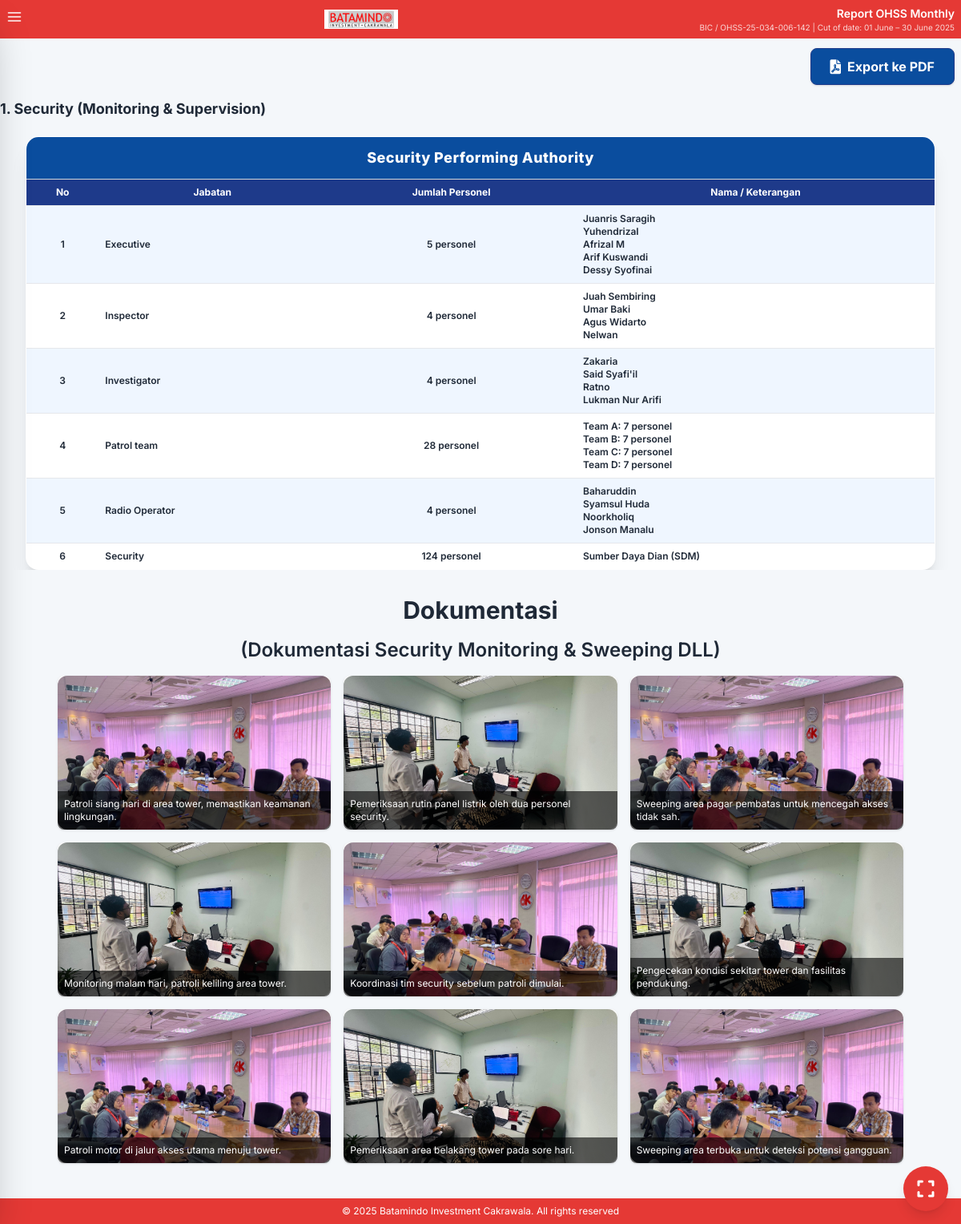
Screenshot of /security.php with the database file from the repository.
### tables this page shows
CREATE TABLE security_personnel (
    id INT AUTO_INCREMENT PRIMARY KEY,
    position VARCHAR(100) NOT NULL,
    personnel_count INT DEFAULT 0,
    personnel_names TEXT,
    photo_path VARCHAR(255),
    photo_alt VARCHAR(255),
    description TEXT,
    display_order INT DEFAULT 0,
    is_active BOOLEAN DEFAULT TRUE,
    created_by INT,
    created_at TIMESTAMP DEFAULT CURRENT_TIMESTAMP,
    updated_at TIMESTAMP DEFAULT CURRENT_TIMESTAMP ON UPDATE CURRENT_TIMESTAMP,
    FOREIGN KEY (created_by) REFERENCES admin_users(id) ON DELETE SET NULL
);

CREATE TABLE security_gallery (
    id INT AUTO_INCREMENT PRIMARY KEY,
    title VARCHAR(255) NOT NULL,
    description TEXT,
    photo_path VARCHAR(255) NOT NULL,
    photo_alt VARCHAR(255),
    category VARCHAR(100) DEFAULT 'patrol',
    display_order INT DEFAULT 0,
    is_active BOOLEAN DEFAULT TRUE,
    created_by INT,
    created_at TIMESTAMP DEFAULT CURRENT_TIMESTAMP,
    updated_at TIMESTAMP DEFAULT CURRENT_TIMESTAMP ON UPDATE CURRENT_TIMESTAMP,
    FOREIGN KEY (created_by) REFERENCES admin_users(id) ON DELETE SET NULL
);

### security.php (the view, shortened to what this page needs)
<?php
require_once 'config/database.php';
$stmt = $pdo->query("SELECT * FROM security_personnel WHERE is_active = 1 ORDER BY display_order, id");
$personnel = $stmt->fetchAll();
$stmt = $pdo->query("SELECT * FROM security_gallery WHERE is_active = 1 ORDER BY display_order, id");
$gallery = $stmt->fetchAll();
?>
<?php
require_once 'config/database.php';
$stmt = $pdo->query("SELECT * FROM security_personnel WHERE is_active = 1 ORDER BY display_order, id");
$personnel = $stmt->fetchAll();
$stmt = $pdo->query("SELECT * FROM security_gallery WHERE is_active = 1 ORDER BY display_order, id");
$gallery = $stmt->fetchAll();
?>
<!DOCTYPE html>
<html lang="id">
<head>
  <link rel="stylesheet" href=" https://cdnjs.cloudflare.com/ajax/libs/font-awesome/6.0.0-beta3/css/all.min.css " />
  <script src="https://cdn.tailwindcss.com "></script>
</head>
<body class="bg-background-color text-gray-800 font-sans min-h-screen flex flex-col">
  <header class="bg-header-footer-bg text-white px-2 py-1 flex items-center justify-between mb-3 min-h-0 h-12 relative">
    <div class="relative">
      <button id="menuBtn" class="text-white hover:text-gray-200 focus:outline-none" aria-label="Menu">
        <svg viewBox="0 0 24 24" fill="none" stroke="currentColor" stroke-width="2" stroke-linecap="round" stroke-linejoin="round"
          class="w-5 h-5">
          <line x1="3" y1="12" x2="21" y2="12"></line>
          <line x1="3" y1="6" x2="21" y2="6"></line>
          <line x1="3" y1="18" x2="21" y2="18"></line>
        </svg>
      </button>
    </div>
    <div class="flex items-center flex-grow justify-center">
      <img src="img/batamindo.png" alt="Batamindo Investment Cakrawala Logo" class="h-6 object-contain">
    </div>
    <div class="text-right hidden sm:block">
      <div class="text-sm font-semibold leading-tight">Report OHSS Monthly</div>
      <div class="text-[10px] opacity-80 mt-0.5 leading-tight">
        BIC / OHSS-25-034-006-142 | Cut of date: 01 June – 30 June 2025
      </div>
    </div>
    <button id="fullscreenBtn" class="fixed bottom-4 right-4 z-50 bg-header-footer-bg text-white rounded-full shadow-lg p-4 hover:bg-primary-blue transition-colors duration-200 flex items-center justify-center w-14 h-14" title="Full Screen">
      <i class="fas fa-expand text-2xl"></i>
    </button>
  </header>
  <main class="main-content flex-1 fade-in">
    <div class="sticky top-2 z-30 flex justify-end mb-2 px-2 print-hidden">
      <button onclick="window.print()" class="bg-primary-blue hover:bg-blue-800 text-white font-bold py-2 px-6 rounded-lg shadow transition-all duration-200 border border-blue-900 flex items-center gap-2">
        <i class='fas fa-file-pdf text-lg'></i> Export ke PDF
      </button>
    </div>
    <div class="font-bold text-lg mb-2 mt-4">1. Security (Monitoring & Supervision)</div>
    <div class="overflow-x-auto mt-5 px-8">
      <table class="w-full max-w-6xl mx-auto rounded-2xl overflow-hidden shadow-xl bg-white border border-gray-300">
        <thead>
          <tr class="bg-primary-blue text-white text-center">
            <th colspan="4" class="py-3 px-2 text-lg font-extrabold tracking-wide border-b border-gray-300">Security Performing Authority</th>
          </tr>
          <tr class="bg-blue-900 text-white text-center text-xs">
            <th class="py-2 px-2 border-b border-gray-200">No</th>
            <th class="py-2 px-2 border-b border-gray-200">Jabatan</th>
            <th class="py-2 px-2 border-b border-gray-200">Jumlah Personel</th>
            <th class="py-2 px-2 border-b border-gray-200">Nama / Keterangan</th>
          </tr>
        </thead>
        <tbody class="text-xs">
          <?php foreach ($personnel as $index => $item): ?>
          <tr class="<?= $index % 2 == 0 ? 'bg-blue-50' : 'bg-white' ?> hover:bg-blue-100 transition text-center font-semibold">
            <td class="py-2 px-2 border-b border-gray-200"><?= $index + 1 ?></td>
            <td class="py-2 px-2 border-b border-gray-200 text-left"><?= htmlspecialchars($item['position']) ?></td>
            <td class="py-2 px-2 border-b border-gray-200"><?= $item['personnel_count'] ?> personel</td>
            <td class="py-2 px-2 border-b border-gray-200 text-left">
              <?php if ($item['personnel_names']): ?>
                <?= nl2br(htmlspecialchars($item['personnel_names'])) ?>
              <?php else: ?>
                <?= htmlspecialchars($item['description'] ?? '') ?>
              <?php endif; ?>
            </td>
          </tr>
          <?php endforeach; ?>
        </tbody>
      </table>
    </div>
  </main>
<section class="max-w-6xl mx-auto px-2 mt-8 mb-8 page-break-before">
  <h2 class="text-2xl md:text-3xl font-bold mb-4 text-center">Dokumentasi</h2>
  <h3 class="text-xl md:text-2xl font-semibold mb-4 text-center">(Dokumentasi Security Monitoring & Sweeping DLL)</h3>
  <div class="grid grid-cols-1 sm:grid-cols-2 md:grid-cols-3 gap-4">
    <?php foreach ($gallery as $item): ?>
    <div class="relative bg-white rounded-lg shadow overflow-hidden flex items-center justify-center gallery-fadein">
      <img src="<?= htmlspecialchars($item['photo_path']) ?>"
           alt="<?= htmlspecialchars($item['photo_alt'] ?? $item['title']) ?>"
           class="object-cover w-full h-48 gallery-photo">
      <div class="absolute bottom-0 left-0 right-0 bg-black bg-opacity-60 text-white text-xs p-2">
        <?= htmlspecialchars($item['description']) ?>
      </div>
    </div>
    <?php endforeach; ?>
  </div>
</section>
  <footer class="bg-header-footer-bg text-white text-center py-2 mt-3 text-xs">
    <p>&copy; 2025 Batamindo Investment Cakrawala. All rights reserved</p>
  </footer>
</body>
</html>

### security.php (style rules this page uses)
.fade-in { opacity: 0; transition: opacity 1s; }
.fade-in.show { opacity: 1; }
.gallery-photo { transition: transform 0.4s cubic-bezier(.4,2,.3,1), box-shadow 0.4s; box-shadow: 0 2px 8px 0 rgba(0,0,0,0.08); border-radius: 0.75rem; }
.gallery-fadein { opacity: 0; transform: translateY(30px); transition: opacity 0.8s, transform 0.8s; }
.gallery-fadein.show { opacity: 1; transform: none; }

### rows the page displays
security_personnel: position "Executive", personnel_count "5", personnel_names "Juanris Saragih YuhendrizaI Afrizal M Arif Kuswandi Dessy Syofinai"
security_personnel: position "Inspector", personnel_count "4", personnel_names "Juah Sembiring Umar Baki Agus Widarto Nelwan"
security_personnel: position "Investigator", personnel_count "4", personnel_names "Zakaria Said Syafi'il Ratno Lukman Nur Arifi"
security_personnel: position "Patrol team", personnel_count "28", personnel_names "Team A: 7 personel Team B: 7 personel Team C: 7 personel Team D: 7 personel"
security_personnel: position "Radio Operator", personnel_count "4", personnel_names "Baharuddin Syamsul Huda Noorkholiq Jonson Manalu"
security_personnel: position "Security", personnel_count "124", personnel_names "Sumber Daya Dian (SDM)"
security_gallery: photo_path (picture), description "Patroli siang hari di area tower, memastikan keamanan lingkungan."
security_gallery: photo_path (picture), description "Pemeriksaan rutin panel listrik oleh dua personel security."
security_gallery: photo_path (picture), description "Sweeping area pagar pembatas untuk mencegah akses tidak sah."
security_gallery: photo_path (picture), description "Monitoring malam hari, patroli keliling area tower."
security_gallery: photo_path (picture), description "Koordinasi tim security sebelum patroli dimulai."
security_gallery: photo_path (picture), description "Pengecekan kondisi sekitar tower dan fasilitas pendukung."
security_gallery: photo_path (picture), description "Patroli motor di jalur akses utama menuju tower."
security_gallery: photo_path (picture), description "Pemeriksaan area belakang tower pada sore hari."
security_gallery: photo_path (picture), description "Sweeping area terbuka untuk deteksi potensi gangguan."
